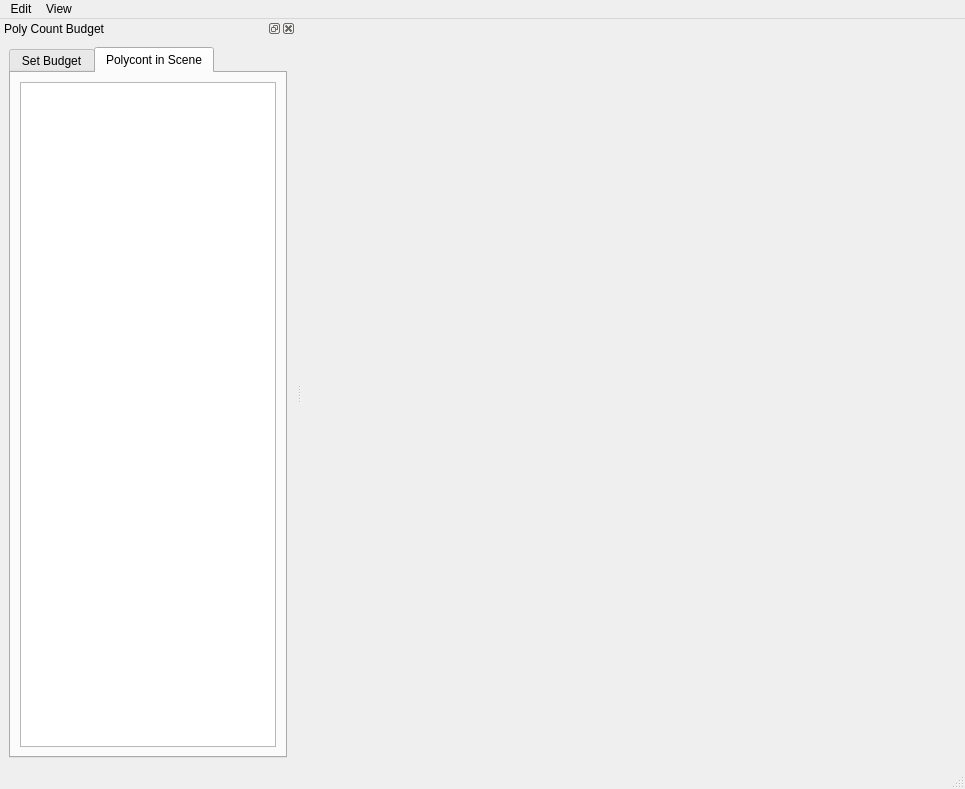
<?xml version="1.0" encoding="UTF-8"?>
<ui version="4.0">
 <class>polyCountBudgetMainWindow</class>
 <widget class="QMainWindow" name="polyCountBudgetMainWindow">
  <property name="geometry">
   <rect>
    <x>0</x>
    <y>0</y>
    <width>965</width>
    <height>789</height>
   </rect>
  </property>
  <property name="windowTitle">
   <string>Set Your Polycount Budget</string>
  </property>
  <widget class="QWidget" name="centralwidget"/>
  <widget class="QMenuBar" name="menubar">
   <property name="geometry">
    <rect>
     <x>0</x>
     <y>0</y>
     <width>965</width>
     <height>21</height>
    </rect>
   </property>
   <widget class="QMenu" name="editMenu">
    <property name="title">
     <string>Edit</string>
    </property>
    <addaction name="resetAction"/>
   </widget>
   <widget class="QMenu" name="viewMenu">
    <property name="title">
     <string>View</string>
    </property>
   </widget>
   <addaction name="editMenu"/>
   <addaction name="viewMenu"/>
  </widget>
  <widget class="QStatusBar" name="statusbar"/>
  <widget class="QDockWidget" name="budgetDock">
   <property name="windowTitle">
    <string>Poly Count Budget</string>
   </property>
   <attribute name="dockWidgetArea">
    <number>1</number>
   </attribute>
   <widget class="QWidget" name="dockWidgetContents">
    <layout class="QGridLayout" name="gridLayout">
     <item row="0" column="0">
      <widget class="QTabWidget" name="polyCountTab">
       <property name="currentIndex">
        <number>1</number>
       </property>
       <widget class="QWidget" name="setBudgetTab">
        <attribute name="title">
         <string>Set Budget</string>
        </attribute>
        <layout class="QGridLayout" name="gridLayout_2">
         <item row="0" column="0">
          <widget class="QTableView" name="setBudgetTableView"/>
         </item>
        </layout>
       </widget>
       <widget class="QWidget" name="polycontInScene">
        <attribute name="title">
         <string>Polycont in Scene</string>
        </attribute>
        <layout class="QGridLayout" name="gridLayout_3">
         <item row="0" column="0">
          <widget class="QTreeView" name="polycountTreeView"/>
         </item>
        </layout>
       </widget>
      </widget>
     </item>
    </layout>
   </widget>
  </widget>
  <action name="resetAction">
   <property name="text">
    <string>Reset</string>
   </property>
  </action>
 </widget>
 <resources/>
 <connections/>
</ui>
